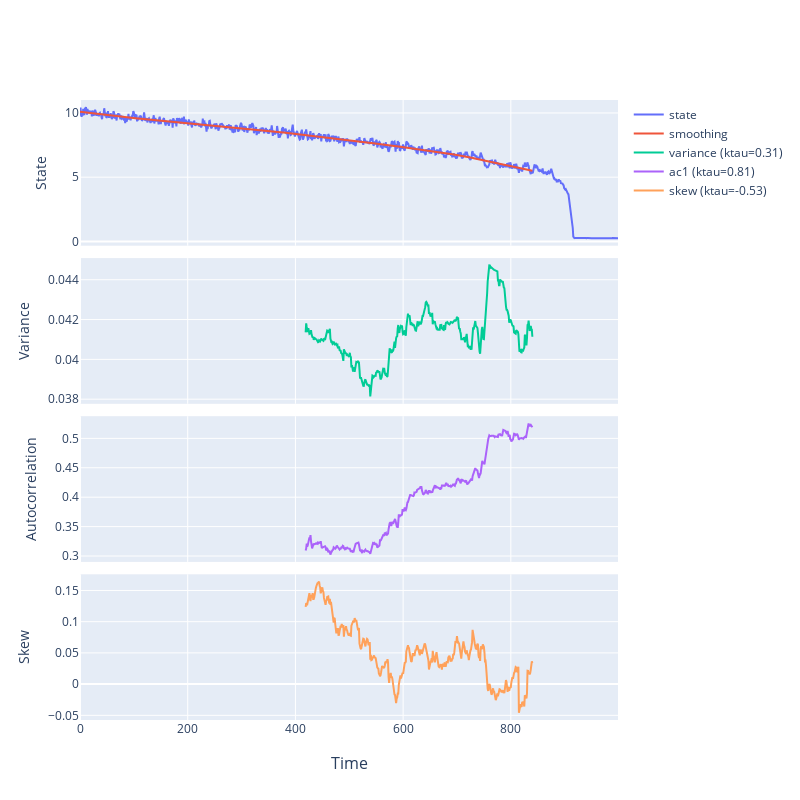

The notebook cell this image was saved under:
### Markdown cell above
Output of each EWS computed can be visualised with the method [make_plotly( )], which creates an interactive plot in [Plotly](https://plotly.com/). Since we are running this in a Jupyter notebook, this plot can be viewed inline:

### Code cell
fig = ts.make_plotly(kendall_tau=True)
fig.show()

### Figure 1 — Plotly figure (JSON) as saved in the notebook; plotly's stock layout.template omitted (floating-point values rounded to 4 significant figures; data arrays with more than 128 entries replaced by an {"elided": "..."} marker saying what was removed)
{"data": [{"name": "state", "type": "scatter", "x": {"elided": "1000 int values"}, "xaxis": "x", "y": {"elided": "1000 float values"}, "yaxis": "y"}, {"name": "smoothing", "type": "scatter", "x": {"elided": "1000 int values"}, "xaxis": "x", "y": {"elided": "1000 float values"}, "yaxis": "y"}, {"name": "variance (ktau=0.31)", "type": "scatter", "x": {"elided": "1000 int values"}, "xaxis": "x2", "y": {"elided": "1000 float values"}, "yaxis": "y2"}, {"name": "ac1 (ktau=0.81)", "type": "scatter", "x": {"elided": "1000 int values"}, "xaxis": "x3", "y": {"elided": "1000 float values"}, "yaxis": "y3"}, {"name": "skew (ktau=-0.53)", "type": "scatter", "x": {"elided": "1000 int values"}, "xaxis": "x4", "y": {"elided": "1000 float values"}, "yaxis": "y4"}], "layout": {"annotations": [{"font": {"size": 16}, "showarrow": false, "text": "Time", "x": 0.5, "xanchor": "center", "xref": "paper", "y": 0, "yanchor": "top", "yref": "paper", "yshift": -30}], "height": 800, "width": 800, "xaxis": {"anchor": "y", "domain": [0, 1], "matches": "x4", "showticklabels": false}, "xaxis2": {"anchor": "y2", "domain": [0, 1], "matches": "x4", "showticklabels": false}, "xaxis3": {"anchor": "y3", "domain": [0, 1], "matches": "x4", "showticklabels": false}, "xaxis4": {"anchor": "y4", "domain": [0, 1]}, "yaxis": {"anchor": "x", "domain": [0.765, 1.0], "title": {"text": "State"}}, "yaxis2": {"anchor": "x2", "domain": [0.51, 0.745], "title": {"text": "Variance"}}, "yaxis3": {"anchor": "x3", "domain": [0.255, 0.49], "title": {"text": "Autocorrelation"}}, "yaxis4": {"anchor": "x4", "domain": [0, 0.235], "title": {"text": "Skew"}}}}
